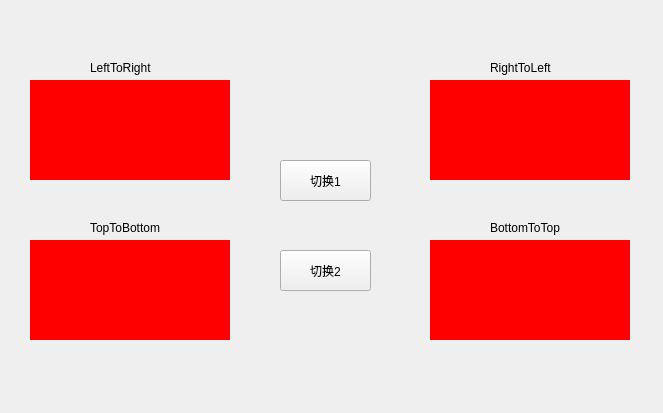
<?xml version="1.0" encoding="UTF-8"?>
<ui version="4.0">
 <class>MainWindow</class>
 <widget class="QMainWindow" name="MainWindow">
  <property name="geometry">
   <rect>
    <x>0</x>
    <y>0</y>
    <width>663</width>
    <height>413</height>
   </rect>
  </property>
  <property name="windowTitle">
   <string>MainWindow</string>
  </property>
  <widget class="QWidget" name="centralWidget">
   <widget class="AnimationStackedWidget" name="stackedWidget">
    <property name="geometry">
     <rect>
      <x>30</x>
      <y>80</y>
      <width>200</width>
      <height>100</height>
     </rect>
    </property>
    <property name="styleSheet">
     <string notr="true"/>
    </property>
    <widget class="QWidget" name="page">
     <property name="styleSheet">
      <string notr="true">background:red</string>
     </property>
    </widget>
    <widget class="QWidget" name="page_2">
     <property name="styleSheet">
      <string notr="true">background:yellow</string>
     </property>
    </widget>
   </widget>
   <widget class="AnimationStackedWidget" name="stackedWidget_2">
    <property name="geometry">
     <rect>
      <x>430</x>
      <y>80</y>
      <width>200</width>
      <height>100</height>
     </rect>
    </property>
    <property name="styleSheet">
     <string notr="true"/>
    </property>
    <property name="currentIndex">
     <number>0</number>
    </property>
    <widget class="QWidget" name="page_3">
     <property name="styleSheet">
      <string notr="true">background:red</string>
     </property>
    </widget>
    <widget class="QWidget" name="page_4">
     <property name="styleSheet">
      <string notr="true">background:yellow</string>
     </property>
    </widget>
   </widget>
   <widget class="AnimationStackedWidget" name="stackedWidget_3">
    <property name="geometry">
     <rect>
      <x>430</x>
      <y>240</y>
      <width>200</width>
      <height>100</height>
     </rect>
    </property>
    <property name="currentIndex">
     <number>0</number>
    </property>
    <widget class="QWidget" name="page_9">
     <property name="styleSheet">
      <string notr="true">background:red</string>
     </property>
    </widget>
    <widget class="QWidget" name="page_10">
     <property name="styleSheet">
      <string notr="true">background:yellow</string>
     </property>
    </widget>
   </widget>
   <widget class="AnimationStackedWidget" name="stackedWidget_4">
    <property name="geometry">
     <rect>
      <x>30</x>
      <y>240</y>
      <width>200</width>
      <height>100</height>
     </rect>
    </property>
    <property name="currentIndex">
     <number>0</number>
    </property>
    <widget class="QWidget" name="page_11">
     <property name="styleSheet">
      <string notr="true">background:red</string>
     </property>
    </widget>
    <widget class="QWidget" name="page_12">
     <property name="styleSheet">
      <string notr="true">background:yellow</string>
     </property>
    </widget>
   </widget>
   <widget class="QPushButton" name="pushButton">
    <property name="geometry">
     <rect>
      <x>280</x>
      <y>160</y>
      <width>91</width>
      <height>41</height>
     </rect>
    </property>
    <property name="text">
     <string>切换1</string>
    </property>
   </widget>
   <widget class="QPushButton" name="pushButton_2">
    <property name="geometry">
     <rect>
      <x>280</x>
      <y>250</y>
      <width>91</width>
      <height>41</height>
     </rect>
    </property>
    <property name="text">
     <string>切换2</string>
    </property>
   </widget>
   <widget class="QLabel" name="label">
    <property name="geometry">
     <rect>
      <x>90</x>
      <y>60</y>
      <width>81</width>
      <height>16</height>
     </rect>
    </property>
    <property name="text">
     <string>LeftToRight</string>
    </property>
   </widget>
   <widget class="QLabel" name="label_2">
    <property name="geometry">
     <rect>
      <x>490</x>
      <y>60</y>
      <width>81</width>
      <height>16</height>
     </rect>
    </property>
    <property name="text">
     <string>RightToLeft</string>
    </property>
   </widget>
   <widget class="QLabel" name="label_3">
    <property name="geometry">
     <rect>
      <x>90</x>
      <y>220</y>
      <width>81</width>
      <height>16</height>
     </rect>
    </property>
    <property name="text">
     <string>TopToBottom</string>
    </property>
   </widget>
   <widget class="QLabel" name="label_4">
    <property name="geometry">
     <rect>
      <x>490</x>
      <y>220</y>
      <width>81</width>
      <height>16</height>
     </rect>
    </property>
    <property name="text">
     <string>BottomToTop</string>
    </property>
   </widget>
   <zorder>stackedWidget</zorder>
   <zorder>stackedWidget_2</zorder>
   <zorder>stackedWidget_4</zorder>
   <zorder>stackedWidget_3</zorder>
   <zorder>stackedWidget_3</zorder>
   <zorder>stackedWidget_4</zorder>
   <zorder>pushButton</zorder>
   <zorder>pushButton_2</zorder>
   <zorder>label</zorder>
   <zorder>label_2</zorder>
   <zorder>label_3</zorder>
   <zorder>label_4</zorder>
  </widget>
 </widget>
 <layoutdefault spacing="6" margin="11"/>
 <customwidgets>
  <customwidget>
   <class>AnimationStackedWidget</class>
   <extends>QStackedWidget</extends>
   <header>animationstackedwidget.h</header>
   <container>1</container>
  </customwidget>
 </customwidgets>
 <resources/>
 <connections/>
</ui>
